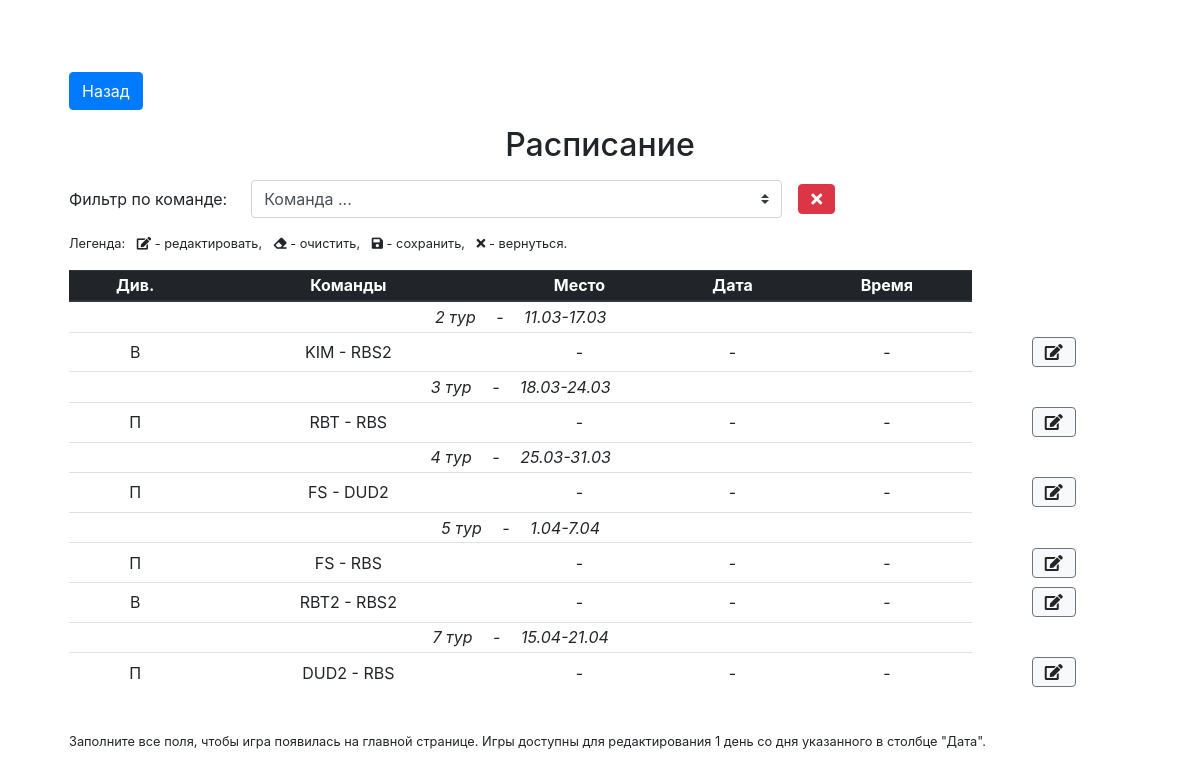
Page /schedule.php on the committed database.
### tables this page shows
CREATE TABLE schedule (id integer primary key autoincrement, season_id references seasons(season_id), tournament_id references tournaments(tournament_id), tour integer, team_id1 references teams(team_id), team_id2 references teams(team_id), date_start text, date_end text, place_id references places(place_id), date text, time text);

### inc/layout/templates/schedule_table.php (the view, shortened to what this page needs)
<div class="d-flex mt-3 align-items-center">
	<label for="teamFilter" class="col-form-label">Фильтр по команде:</label>
	<select class="custom-select w-50 ml-4" id="teamFilter" name="search">
		<option value="0">Команда ...</option>
	</select>
	<button class="btn btn-danger my-1 ml-3" id="clearTeamFilter">
	    <i class="fas fa-times"></i>
	</button>
</div>
<ul class="list-unstyled list-inline mt-3 small">
	<li class="list-inline-item">Легенда:</li>
	<li class="list-inline-item">
		<i class="fas fa-edit"></i> - редактировать,
	</li>
	<li class="list-inline-item">
		<i class="fas fa-eraser"></i> - очистить,
	</li>
	<li class="list-inline-item">
		<i class="fas fa-save"></i> - сохранить,
	</li>
	<li class="list-inline-item">
		<i class="fas fa-times"></i> - вернуться.
	</li>
</ul>
<div class="table-responsive">
  	<table class="table table-hover text-center table-sm" id="schedule">
  		<thead class="thead-dark">
  			<tr>
  				<th>Див.</th>
  				<th>Команды</th>
  				<th>Место</th>
  				<th>Дата</th>
  				<th>Время</th>
  			</tr>
  		</thead>
  		<tbody>
  			<?php if (!sizeof($schedule)): ?>
		  			</tbody>
		  		</table>
  			<?php else: ?>
		  	<?php $i = -1; $j = 1; ?>
		  	<?php foreach ($schedule as $game): ?>
		  		<?php if ($i != $game['tour']): ?>
		  			<?php $i = $game['tour']; ?>
		  			<tr>
		  				<td colspan="5" class="font-italic text-left text-md-center">
		  					<?php echo $game['tour']; ?> тур <span class="px-3">-</span> <?php echo $game['date_start']
		  					. "-" . $game['date_end']; ?>
	  					</td>
		  			</tr>
		  		<?php endif; ?>
		  		<tr>
		  			<td title="
		  				<?php
		  					switch ($game['tournament_id']) {
		  						case "1":
		  							echo "Первый";
		  							break;
		  						case "2":
		  							echo "Второй";
		  							break;
		  					}
		  				?>
		  			">
		  				<?php
		  					switch ($game['tournament_id']) {
		  						case "1":
		  							echo "П";
		  							break;
		  						case "2":
		  							echo "В";
		  							break;
		  					}
		  				?>
	  				</td>
		  			<td><?php echo $game['team_name1']; ?> - <?php echo $game['team_name2']; ?></td>
		  			<td>
	  					<span class="schedule-place">
	  						<?php if (isset($game['place_id'])): ?>
		  						<?php foreach ($places as $place): ?>
			  						<?php if ($place['place_id'] == $game['place_id']) echo $place['name']; ?>
			  					<?php endforeach; ?>
			  				<?php else: ?>
			  					-
			  				<?php endif; ?>
  						</span>
					</td>
		  			<td>
	  					<span class="schedule-date">
	  						<?php if (isset($game['date'])): ?>
	  							<?php echo date_format(date_create($game['date']), "j.m"); ?>
  							<?php else: ?>
  								-
  							<?php endif; ?>
  						</span>
					</td>
					<td>
	  					<span class="schedule-time">
	  						<?php if (isset($game['time'])): ?>
	  							<?php echo $game['time']; ?>
  							<?php else: ?>
  								-
  							<?php endif; ?>
  						</span>
					</td>
					<td class="border-0">
						<button class="btn btn-light border-secondary ml-1" data-action="scheduleEdit" title="Редактировать">
							<i class="fas fa-edit"></i>
						</button>
					</td>
		  		</tr>
		  	<?php endforeach; ?>
		  	<?php endif; ?>
		</tbody>
	</table>
</div>

### inc/css/custom.css (style rules this page uses)
body { padding-top: 0; }
.table td, .table th { text-align: center; vertical-align: middle; font-size: 12px; }
@media (min-width: 576px) { .table td, .table th { font-size: 1rem; } }

### rows in the picture
schedule: tour "2", date_start "11.03", date_end "17.03", shows "В", team_name1 "KIM", team_name2 "RBS2"
schedule: tour "3", date_start "18.03", date_end "24.03", shows "П", team_name1 "RBT", team_name2 "RBS"
schedule: tour "4", date_start "25.03", date_end "31.03", shows "П", team_name1 "FS", team_name2 "DUD2"
schedule: tour "5", date_start "1.04", date_end "7.04", shows "П", team_name1 "FS", team_name2 "RBS"
schedule: shows "В", team_name1 "RBT2", team_name2 "RBS2"
schedule: tour "7", date_start "15.04", date_end "21.04", shows "П", team_name1 "DUD2", team_name2 "RBS"
